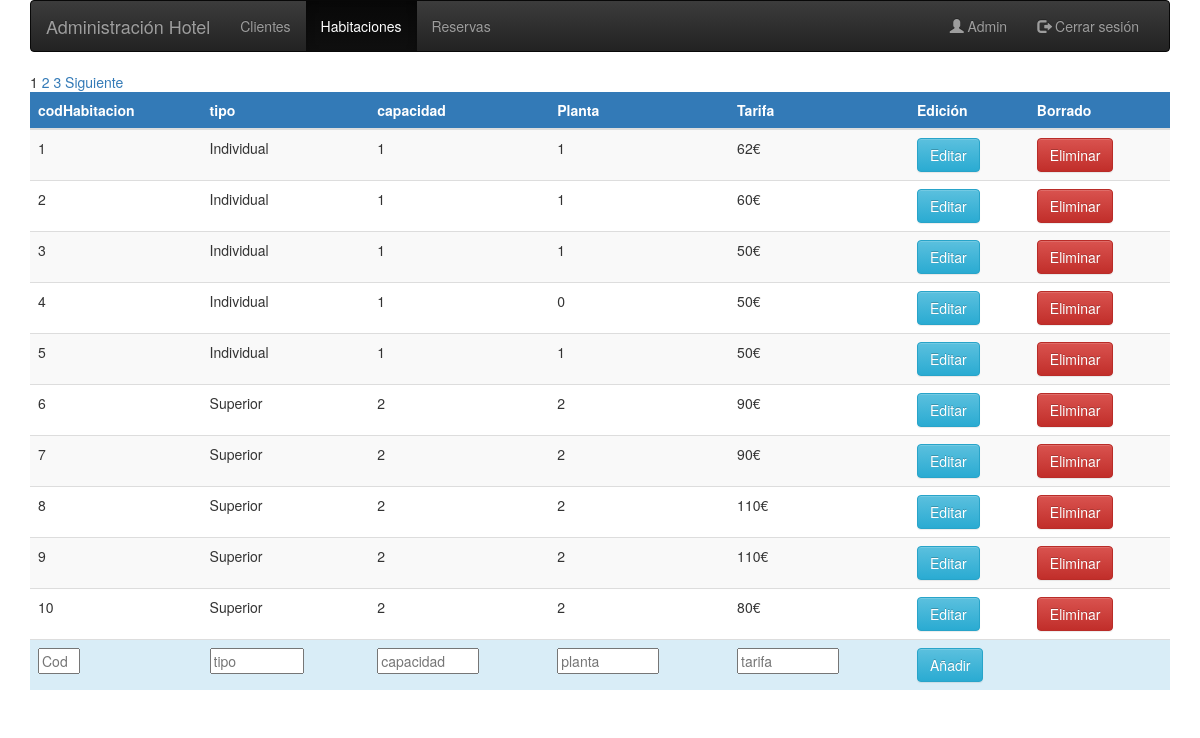
Screenshot of /administracion/adminHabitaciones.php (signed in) with the database file from the repository.
### tables this page shows
CREATE TABLE `habitacion` (
  `codHabitacion` int(10) NOT NULL,
  `tipo` varchar(16) NOT NULL,
  `capacidad` int(11) NOT NULL,
  `planta` int(1) NOT NULL,
  `tarifa` double NOT NULL
);

### administracion/adminHabitaciones.php (the view, shortened to what this page needs)
<!DOCTYPE html>
<html lang="es">
  <head>
      <link href="http://meyerweb.com/eric/tools/css/reset/reset.css" rel="stylesheet">
      <link href="https://maxcdn.bootstrapcdn.com/bootstrap/3.3.7/css/bootstrap.min.css" rel="stylesheet">
      <link href="https://maxcdn.bootstrapcdn.com/bootstrap/3.3.7/css/bootstrap-theme.min.css" rel="stylesheet">
      <link rel="stylesheet" type="text/css" href="../css/style.css">
  </head>
  <body>
    <?php
      if ( $_SESSION['logueadoAdmin'] == true){
      try {
        $conexion = new PDO("mysql:host=localhost;dbname=hotel;charset=utf8", "root");
      } catch (PDOException $e) {
        echo "No se ha podido establecer conexión con el servidor de bases de datos.<br>";
        die ("Error: " . $e->getMessage());
      }
      $consultaTotal = $conexion->query("SELECT * FROM habitacion");
      $totalFilas = $consultaTotal->rowCount();
      $TAMANO_PAGINA = 10;
      $pagina = $_GET["pagina"];
      if (!isset($pagina)) {
         $inicio = 0;
         $pagina = 1;
      }
      else {
         $inicio = ($pagina - 1) * $TAMANO_PAGINA;
      }
      $totalPaginas = ceil($totalFilas / $TAMANO_PAGINA);
      $consulta = $conexion->query("SELECT * FROM habitacion ORDER BY codHabitacion ASC LIMIT " . $inicio . "," . $TAMANO_PAGINA);
    ?>
    <div class="container">
      <nav class="navbar navbar-inverse">
        <div class="container-fluid">
          <div class="navbar-header">
            <a class="navbar-brand" href="index.php">Administración Hotel</a>
          </div>
          <div class="collapse navbar-collapse" id="myNavbar">
            <ul class="nav navbar-nav">
              <li><a href="index.php">Clientes</a></li>
              <li class="active"><a href="adminHabitaciones.php">Habitaciones</a></li>
              <li><a href="reservas.php">Reservas</a></li>
            </ul>
            <ul class="nav navbar-nav navbar-right">
              <li><a href="index.php"><span class="glyphicon glyphicon-user"></span> <?= ucfirst($_SESSION['nombreAdmin'])?></a></li>
              <li><a href="logout.php"><span class="glyphicon glyphicon-log-out"></span> Cerrar sesión</a></li>
            </ul>
          </div>
        </div>
      </nav>
     <div class="centrado">
      <div class="table-responsive">
        <table class="table table-striped table-hover">
            <thead>
              <tr class="bg-primary">
                <th>codHabitacion</th>
                <th>tipo</th>
                <th>capacidad</th>
                <th>Planta</th>
                <th>Tarifa</th>
                <th>Edición</th>
                <th>Borrado</th>
              </tr>
            </thead>
            <tbody>
              <?php
                while ($habitacion = $consulta->fetchObject()) {
              ?>
              <tr>
                <td><?= $habitacion->codHabitacion ?></td>
                <td><?= $habitacion->tipo ?></td>
                <td><?= $habitacion->capacidad ?></td>
                <td><?= $habitacion->planta ?></td>
                <td><?= $habitacion->tarifa ?>€</td>
                <td>
                  <form name="modificarHabitacion" action="modificarHabitacion.php" method="POST">
                    <input type="submit" class="btn btn-info" value="Editar" />
                  </form>
                </td>
                <td>
                  <form name="eliminarHabitacion" action="eliminarHabitacion.php" method="POST">
                    <input type="submit" class="btn btn-danger" value="Eliminar" />
                  </form>
                </td>
              </tr>
              <?php } ?>
            <form name="altaCliente" action="altaHabitacion.php" method="POST">
                <tr class="info">
                    <td>
                      <input type="text" maxlength="3" size="2" name="codHabitacion" autofocus placeholder="Cod" value="<?= $habitacion->codHabitacion ?>">
                    </td>
                    <td>
                      <input type="text" maxlength="10" size="9" name="tipo" placeholder="tipo" value="<?= $habitacion->tipo ?>">
                    </td>
                    <td>
                      <input type="text" maxlength="30" size="10" name="capacidad" placeholder="capacidad" value="<?= $habitacion->capacidad ?>">
                    </td>
                    <td>
                      <input type="text" maxlength="30" size="10" name="planta" placeholder="planta"value="<?= $habitacion->planta ?>">
                    </td>
                    <td>
                      <input type="text" maxlength="30" size="10" name="tarifa" placeholder="tarifa"value="<?= $habitacion->tarifa ?>">
                    </td>
                    <td colspan="2">
                      <input type="submit" class="btn btn-info" value="Añadir" />
                    </td>
                </tr>
              </form>
              <tr>
              <?php
              $url = "adminHabitaciones.php";
              if ($totalPaginas > 1) {
                for ($i=1;$i<=$totalPaginas;$i++) {
                  if ($pagina == $i){
                     echo $pagina;
                  }else{
                    echo '  <a href="'.$url.'?pagina='.$i.'">'.$i.' </a>  ';
                  }
                }
                if ($pagina != $totalPaginas){
                  echo '<a href="'.$url.'?pagina='.($pagina+1).'"> Siguiente</a>';
                }
              }
              ?>
              </tr>
            </tbody>
        </table>
      </div>
      </div>
    </div>
    <?php
      }else{
        header("location:login.php");
      }
    ?>
  </body>
</html>

### css/style.css (style rules this page uses)
body { margin: 0; }
a:link { text-decoration: none; }
a { text-decoration:none; outline:0; }

### rows the page displays
habitacion: codHabitacion "1", tipo "Individual", capacidad "1", planta "1", tarifa "62"
habitacion: codHabitacion "2", tipo "Individual", capacidad "1", planta "1", tarifa "60"
habitacion: codHabitacion "3", tipo "Individual", capacidad "1", planta "1", tarifa "50"
habitacion: codHabitacion "4", tipo "Individual", capacidad "1", planta "0", tarifa "50"
habitacion: codHabitacion "5", tipo "Individual", capacidad "1", planta "1", tarifa "50"
habitacion: codHabitacion "6", tipo "Superior", capacidad "2", planta "2", tarifa "90"
habitacion: codHabitacion "7", tipo "Superior", capacidad "2", planta "2", tarifa "90"
habitacion: codHabitacion "8", tipo "Superior", capacidad "2", planta "2", tarifa "110"
habitacion: codHabitacion "9", tipo "Superior", capacidad "2", planta "2", tarifa "110"
habitacion: codHabitacion "10", tipo "Superior", capacidad "2", planta "2", tarifa "80"

### other values shown
$_SESSION['nombreAdmin'] "Admin"
